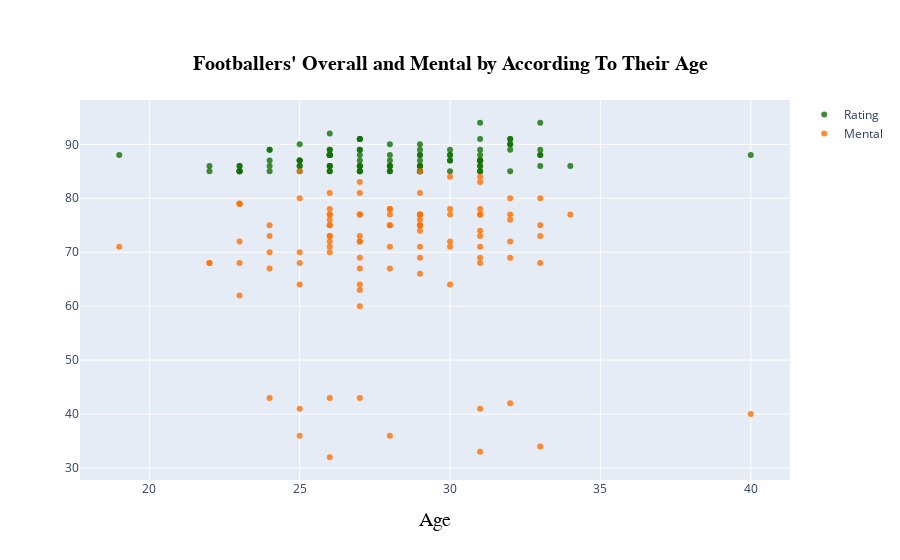

Notebook source saved alongside this figure:
### Code cell
trace1 = go.Scatter(
                    x = df.Age,
                    y = df.Overall,
                    mode = "markers",
                    name = "Rating",
                    marker = dict(color = 'rgba(16, 112, 2, 0.8)'),
                    text= df.Name
)

trace2 = go.Scatter(
                    x = df.Age,
                    y = df.Mental,
                    mode = "markers",
                    name = "Mental",
                    marker = dict(color = 'rgba(255, 112, 2, 0.8)'),
                    text= df.Name
)

data = [trace1, trace2]

layout = go.Layout(
    title = dict(text = "<b> Footballers' Overall and Mental by According To Their Age </b>",
                 x = 0.5, y = 0.9,
                 font = dict(family = 'Italic',
                             size = 20,
                             color = 'Black')
                ),
    xaxis = dict(title = dict(text = 'Age',
                              font = dict(family = 'Italic',
                                          size = 20,
                                          color = 'Black')
                             ),
                 ticklen = 5,
                 zeroline = False
                )
)
fig = dict(data=data, layout=layout)
iplot(fig)

### Figure 1 — Plotly figure (JSON) as saved in the notebook; plotly's stock layout.template omitted (floating-point values rounded to 4 significant figures)
{"data": [{"marker": {"color": "rgba(16, 112, 2, 0.8)"}, "mode": "markers", "name": "Rating", "text": ["L. Messi", "Cristiano Ronaldo", "Neymar Jr", "De Gea", "K. De Bruyne", "E. Hazard", "L. Modrić", "L. Suárez", "Sergio Ramos", "J. Oblak", "R. Lewandowski", "T. Kroos", "D. Godín", "David Silva", "N. Kanté", "P. Dybala", "H. Kane", "A. Griezmann", "M. ter Stegen", "T. Courtois", "Sergio Busquets", "E. Cavani", "M. Neuer", "S. Agüero", "G. Chiellini", "K. Mbappé", "M. Salah", "Casemiro", "J. Rodríguez", "L. Insigne", "Isco", "C. Eriksen", "Coutinho", "P. Aubameyang", "M. Hummels", "Marcelo", "G. Bale", "H. Lloris", "G. Higuaín", "Thiago Silva", "S. Handanovič", "G. Buffon", "S. Umtiti", "M. Icardi", "K. Koulibaly", "P. Pogba", "K. Navas", "R. Lukaku", "C. Immobile", "Jordi Alba", "D. Mertens", "J. Vertonghen", "M. Hamšík", "I. Rakitić", "Piqué", "L. Sané", "Bernardo Silva", "Ederson", "S. Mané", "V. van Dijk", "R. Sterling", "Roberto Firmino", "R. Varane", "M. Verratti", "Alex Sandro", "Douglas Costa", "T. Müller", "Thiago", "M. Reus", "Azpilicueta", "L. Bonucci", "T. Alderweireld", "M. Pjanić", "M. Benatia", "M. Özil", "Fernandinho", "Iniesta", "M. Škriniar", "S. Milinković-Savić", "Marco Asensio", "N. Fekir", "Alisson", "J. Kimmich", "Saúl", "R. Mahrez", "D. Alaba", "Koke", "A. Lacazette", "K. Manolas", "N. Otamendi", "Parejo", "Paulinho", "W. Szczęsny", "A. Sánchez", "Y. Brahimi", "J. Boateng", "A. Vidal", "I. Perišić", "E. Džeko", "S. Khedira"], "type": "scatter", "x": [31, 33, 26, 27, 27, 27, 32, 31, 32, 25, 29, 28, 32, 32, 27, 24, 24, 27, 26, 26, 29, 31, 32, 30, 33, 19, 26, 26, 26, 27, 26, 26, 26, 29, 29, 30, 28, 31, 30, 33, 33, 40, 24, 25, 27, 25, 31, 25, 28, 29, 31, 31, 30, 30, 31, 22, 23, 24, 26, 26, 23, 26, 25, 25, 27, 27, 28, 27, 29, 28, 31, 29, 28, 31, 29, 33, 34, 23, 23, 22, 24, 25, 23, 23, 27, 26, 26, 27, 27, 30, 29, 29, 28, 29, 28, 29, 31, 29, 32, 31], "y": [94, 94, 92, 91, 91, 91, 91, 91, 91, 90, 90, 90, 90, 90, 89, 89, 89, 89, 89, 89, 89, 89, 89, 89, 89, 88, 88, 88, 88, 88, 88, 88, 88, 88, 88, 88, 88, 88, 88, 88, 88, 88, 87, 87, 87, 87, 87, 87, 87, 87, 87, 87, 87, 87, 87, 86, 86, 86, 86, 86, 86, 86, 86, 86, 86, 86, 86, 86, 86, 86, 86, 86, 86, 86, 86, 86, 86, 85, 85, 85, 85, 85, 85, 85, 85, 85, 85, 85, 85, 85, 85, 85, 85, 85, 85, 85, 85, 85, 85, 85]}, {"marker": {"color": "rgba(255, 112, 2, 0.8)"}, "mode": "markers", "name": "Mental", "text": ["L. Messi", "Cristiano Ronaldo", "Neymar Jr", "De Gea", "K. De Bruyne", "E. Hazard", "L. Modrić", "L. Suárez", "Sergio Ramos", "J. Oblak", "R. Lewandowski", "T. Kroos", "D. Godín", "David Silva", "N. Kanté", "P. Dybala", "H. Kane", "A. Griezmann", "M. ter Stegen", "T. Courtois", "Sergio Busquets", "E. Cavani", "M. Neuer", "S. Agüero", "G. Chiellini", "K. Mbappé", "M. Salah", "Casemiro", "J. Rodríguez", "L. Insigne", "Isco", "C. Eriksen", "Coutinho", "P. Aubameyang", "M. Hummels", "Marcelo", "G. Bale", "H. Lloris", "G. Higuaín", "Thiago Silva", "S. Handanovič", "G. Buffon", "S. Umtiti", "M. Icardi", "K. Koulibaly", "P. Pogba", "K. Navas", "R. Lukaku", "C. Immobile", "Jordi Alba", "D. Mertens", "J. Vertonghen", "M. Hamšík", "I. Rakitić", "Piqué", "L. Sané", "Bernardo Silva", "Ederson", "S. Mané", "V. van Dijk", "R. Sterling", "Roberto Firmino", "R. Varane", "M. Verratti", "Alex Sandro", "Douglas Costa", "T. Müller", "Thiago", "M. Reus", "Azpilicueta", "L. Bonucci", "T. Alderweireld", "M. Pjanić", "M. Benatia", "M. Özil", "Fernandinho", "Iniesta", "M. Škriniar", "S. Milinković-Savić", "Marco Asensio", "N. Fekir", "Alisson", "J. Kimmich", "Saúl", "R. Mahrez", "D. Alaba", "Koke", "A. Lacazette", "K. Manolas", "N. Otamendi", "Parejo", "Paulinho", "W. Szczęsny", "A. Sánchez", "Y. Brahimi", "J. Boateng", "A. Vidal", "I. Perišić", "E. Džeko", "S. Khedira"], "type": "scatter", "x": [31, 33, 26, 27, 27, 27, 32, 31, 32, 25, 29, 28, 32, 32, 27, 24, 24, 27, 26, 26, 29, 31, 32, 30, 33, 19, 26, 26, 26, 27, 26, 26, 26, 29, 29, 30, 28, 31, 30, 33, 33, 40, 24, 25, 27, 25, 31, 25, 28, 29, 31, 31, 30, 30, 31, 22, 23, 24, 26, 26, 23, 26, 25, 25, 27, 27, 28, 27, 29, 28, 31, 29, 28, 31, 29, 33, 34, 23, 23, 22, 24, 25, 23, 23, 27, 26, 26, 27, 27, 30, 29, 29, 28, 29, 28, 29, 31, 29, 32, 31], "y": [71, 73, 72, 43, 81, 72, 80, 78, 77, 41, 75, 78, 72, 76, 83, 67, 75, 73, 43, 32, 85, 77, 42, 71, 68, 71, 76, 81, 75, 63, 75, 73, 73, 69, 77, 84, 75, 33, 64, 75, 34, 40, 73, 64, 64, 80, 41, 70, 71, 77, 69, 77, 77, 78, 73, 68, 72, 43, 71, 70, 62, 78, 68, 85, 77, 69, 75, 77, 71, 77, 74, 75, 78, 68, 66, 80, 77, 68, 79, 68, 70, 36, 79, 79, 67, 77, 77, 72, 60, 72, 77, 81, 36, 75, 67, 74, 84, 76, 69, 83]}], "layout": {"title": {"font": {"color": "Black", "family": "Italic", "size": 20}, "text": "<b> Footballers' Overall and Mental by According To Their Age </b>", "x": 0.5, "y": 0.9}, "xaxis": {"ticklen": 5, "title": {"font": {"color": "Black", "family": "Italic", "size": 20}, "text": "Age"}, "zeroline": false}}}
